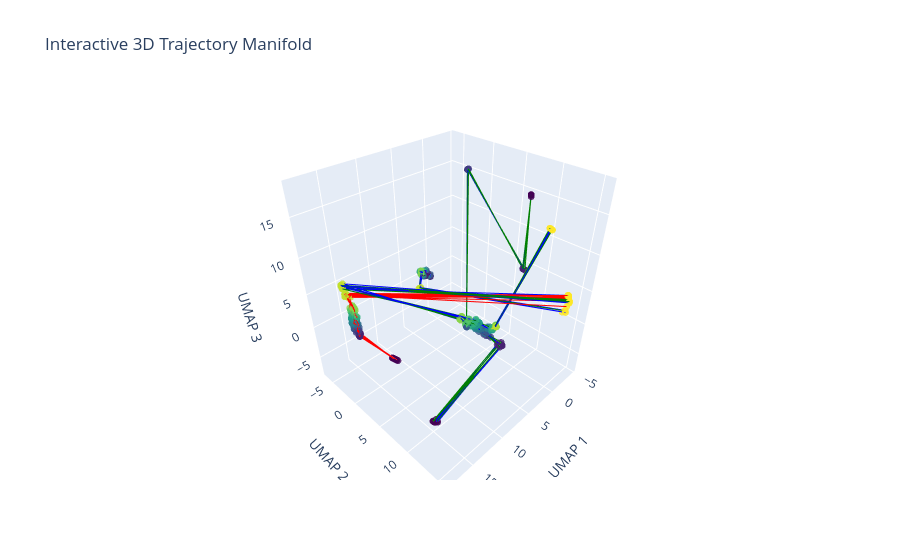

This figure's notebook cell:
### Markdown cell above
## Figure 2: 3D Trajectory Manifold
Visualizes trajectory evolution across layers for Animals, Objects (Vehicles), and Reasoning.

### Code cell
df_umap = pd.read_parquet('../results/projected/gpt2_umap.parquet')
groups_to_plot = ['animals', 'vehicles', 'reasoning']
df_filtered = df_umap[df_umap['group'].isin(groups_to_plot)].copy()
df_filtered['group'] = df_filtered['group'].replace({'vehicles': 'objects'})
color_map = {'animals': 'blue', 'objects': 'green', 'reasoning': 'red'}

# STATIC PLOT (Matplotlib)
fig = plt.figure(figsize=(10, 8))
ax = fig.add_subplot(111, projection='3d')

for group in color_map.keys():
    group_df = df_filtered[df_filtered['group'] == group]
    for prompt_id in group_df['prompt_id'].unique():
        traj = group_df[group_df['prompt_id'] == prompt_id].sort_values('layer')
        ax.plot(traj['x'], traj['y'], traj['z'], color=color_map[group], alpha=0.5, lw=1.5)
        ax.scatter(traj['x'], traj['y'], traj['z'], c=traj['layer'], cmap='viridis', s=20, alpha=0.8)

legend_elements = [lines.Line2D([0], [0], color=c, lw=2, label=g.capitalize()) for g, c in color_map.items()]
ax.legend(handles=legend_elements, loc='upper right')
ax.set_title("3D Trajectory Manifold (GPT-2)", fontsize=14, fontweight='bold')
ax.set_xlabel("UMAP 1")
ax.set_ylabel("UMAP 2")
ax.set_zlabel("UMAP 3")
plt.tight_layout()
plt.savefig('../figures/figure2_manifold.pdf', dpi=300, bbox_inches='tight')
plt.show()

# INTERACTIVE PLOT (Plotly)
fig_plotly = go.Figure()
for group in color_map.keys():
    group_df = df_filtered[df_filtered['group'] == group]
    for prompt_id in group_df['prompt_id'].unique():
        traj = group_df[group_df['prompt_id'] == prompt_id].sort_values('layer')
        fig_plotly.add_trace(go.Scatter3d(
            x=traj['x'], y=traj['y'], z=traj['z'],
            mode='lines+markers',
            line=dict(color=color_map[group], width=2),
            marker=dict(size=4, color=traj['layer'], colorscale='Viridis', opacity=0.8),
            name=f"{group} - {prompt_id}",
            showlegend=False
        ))
fig_plotly.update_layout(title="Interactive 3D Trajectory Manifold", scene=dict(xaxis_title='UMAP 1', yaxis_title='UMAP 2', zaxis_title='UMAP 3'))
fig_plotly.write_html('../figures/trajectory.html')
fig_plotly.show()

### Figure 1 — Plotly figure (JSON) as saved in the notebook; plotly's stock layout.template omitted (floating-point values rounded to 4 significant figures)
{"data": [{"line": {"color": "blue", "width": 2}, "marker": {"color": [1, 2, 3, 4, 5, 6, 7, 8, 9, 10, 11, 12], "colorscale": [[0, "#440154"], [0.1111, "#482878"], [0.2222, "#3e4989"], [0.3333, "#31688e"], [0.4444, "#26828e"], [0.5556, "#1f9e89"], [0.6667, "#35b779"], [0.7778, "#6ece58"], [0.8889, "#b5de2b"], [1, "#fde725"]], "opacity": 0.8, "size": 4}, "mode": "lines+markers", "name": "animals - animal_010", "showlegend": false, "type": "scatter3d", "x": [14.34, 8.352, 9.218, 9.701, 10.09, 10.35, 10.61, 10.95, 11.23, 11.41, 17.8, -3.002], "y": [9.793, 13.93, 12.01, 11.72, 11.58, 11.71, 11.57, 11.4, 11.16, 10.7, -0.4694, 14.7], "z": [-7.129, 3.648, 4.604, 5.108, 5.614, 5.96, 6.266, 6.357, 6.614, 7.019, 9.201, 4.016]}, {"line": {"color": "blue", "width": 2}, "marker": {"color": [1, 2, 3, 4, 5, 6, 7, 8, 9, 10, 11, 12], "colorscale": [[0, "#440154"], [0.1111, "#482878"], [0.2222, "#3e4989"], [0.3333, "#31688e"], [0.4444, "#26828e"], [0.5556, "#1f9e89"], [0.6667, "#35b779"], [0.7778, "#6ece58"], [0.8889, "#b5de2b"], [1, "#fde725"]], "opacity": 0.8, "size": 4}, "mode": "lines+markers", "name": "animals - animal_003", "showlegend": false, "type": "scatter3d", "x": [2.26, 2.269, 2.392, 2.379, 2.311, 2.319, 2.347, 2.171, 1.941, 1.862, 3.877, -0.9733], "y": [-5.512, -5.522, -5.756, -5.691, -5.638, -5.915, -5.967, -6.091, -6.172, -6.244, -4.513, 15.18], "z": [1.042, 1.233, 1.016, 1.277, 1.204, 1.158, 1.091, 1.089, 0.8135, 0.705, -0.2805, 3.708]}, {"line": {"color": "blue", "width": 2}, "marker": {"color": [1, 2, 3, 4, 5, 6, 7, 8, 9, 10, 11, 12], "colorscale": [[0, "#440154"], [0.1111, "#482878"], [0.2222, "#3e4989"], [0.3333, "#31688e"], [0.4444, "#26828e"], [0.5556, "#1f9e89"], [0.6667, "#35b779"], [0.7778, "#6ece58"], [0.8889, "#b5de2b"], [1, "#fde725"]], "opacity": 0.8, "size": 4}, "mode": "lines+markers", "name": "animals - animal_008", "showlegend": false, "type": "scatter3d", "x": [14.3, 8.404, 9.035, 9.213, 10.04, 10.3, 10.59, 11.08, 11.52, 11.72, 18.27, -2.716], "y": [9.705, 13.9, 12.42, 12.19, 12.3, 12.34, 12.02, 11.94, 11.6, 10.84, -0.06453, 14.96], "z": [-7.035, 3.691, 4.644, 5.047, 5.904, 6.085, 6.605, 6.794, 7.187, 7.638, 9.4, 4.085]}, {"line": {"color": "blue", "width": 2}, "marker": {"color": [1, 2, 3, 4, 5, 6, 7, 8, 9, 10, 11, 12], "colorscale": [[0, "#440154"], [0.1111, "#482878"], [0.2222, "#3e4989"], [0.3333, "#31688e"], [0.4444, "#26828e"], [0.5556, "#1f9e89"], [0.6667, "#35b779"], [0.7778, "#6ece58"], [0.8889, "#b5de2b"], [1, "#fde725"]], "opacity": 0.8, "size": 4}, "mode": "lines+markers", "name": "animals - animal_005", "showlegend": false, "type": "scatter3d", "x": [2.577, -1.626, -4.489, 3.739, -1.123, -1.101, -1.227, -1.474, -1.537, -1.351, -1.52, -1.75], "y": [11.56, 8.734, -3.52, 4.519, 3.846, 4.374, 4.887, 4.998, 5.222, 5.322, 5.149, 11.66], "z": [18.23, 6.411, 14.94, -2.023, -6.475, -5.753, -5.344, -4.755, -4.375, -4.36, -4.466, 12.93]}, {"line": {"color": "blue", "width": 2}, "marker": {"color": [1, 2, 3, 4, 5, 6, 7, 8, 9, 10, 11, 12], "colorscale": [[0, "#440154"], [0.1111, "#482878"], [0.2222, "#3e4989"], [0.3333, "#31688e"], [0.4444, "#26828e"], [0.5556, "#1f9e89"], [0.6667, "#35b779"], [0.7778, "#6ece58"], [0.8889, "#b5de2b"], [1, "#fde725"]], "opacity": 0.8, "size": 4}, "mode": "lines+markers", "name": "animals - animal_001", "showlegend": false, "type": "scatter3d", "x": [2.566, -1.614, -4.496, 3.829, -1.105, -1.008, -1.028, -1.153, -1.414, -1.461, -1.081, -1.803], "y": [11.55, 8.722, -3.514, 4.608, 3.775, 4.447, 4.567, 4.889, 5.14, 5.346, 5.519, 11.71], "z": [18.24, 6.423, 14.95, -1.934, -6.573, -5.69, -5.41, -5.127, -4.688, -4.468, -4.36, 12.88]}, {"line": {"color": "blue", "width": 2}, "marker": {"color": [1, 2, 3, 4, 5, 6, 7, 8, 9, 10, 11, 12], "colorscale": [[0, "#440154"], [0.1111, "#482878"], [0.2222, "#3e4989"], [0.3333, "#31688e"], [0.4444, "#26828e"], [0.5556, "#1f9e89"], [0.6667, "#35b779"], [0.7778, "#6ece58"], [0.8889, "#b5de2b"], [1, "#fde725"]], "opacity": 0.8, "size": 4}, "mode": "lines+markers", "name": "animals - animal_002", "showlegend": false, "type": "scatter3d", "x": [1.324, 1.189, 1.155, 1.154, 1.448, 1.407, 1.233, 1.302, 1.534, 1.584, 3.984, -1.039], "y": [-4.919, -5.029, -5.133, -5.096, -5.243, -5.514, -5.662, -5.851, -6.162, -6.205, -4.185, 15.57], "z": [0.3215, 0.2856, 0.1283, 0.4882, 0.3783, 0.3571, 0.413, 0.279, 0.4929, 0.5292, -0.01618, 3.825]}, {"line": {"color": "blue", "width": 2}, "marker": {"color": [1, 2, 3, 4, 5, 6, 7, 8, 9, 10, 11, 12], "colorscale": [[0, "#440154"], [0.1111, "#482878"], [0.2222, "#3e4989"], [0.3333, "#31688e"], [0.4444, "#26828e"], [0.5556, "#1f9e89"], [0.6667, "#35b779"], [0.7778, "#6ece58"], [0.8889, "#b5de2b"], [1, "#fde725"]], "opacity": 0.8, "size": 4}, "mode": "lines+markers", "name": "animals - animal_007", "showlegend": false, "type": "scatter3d", "x": [14.18, 8.632, 8.979, 9.349, 9.839, 9.727, 10.6, 10.69, 11.29, 11.56, 18.24, -3.633], "y": [9.577, 13.57, 12.42, 12.55, 12.57, 12.82, 12.3, 12.11, 11.76, 10.98, 0.0804, 14.23], "z": [-7.033, 3.992, 4.516, 5.447, 5.952, 6.225, 7.166, 7.528, 7.699, 7.751, 9.036, 4.227]}, {"line": {"color": "blue", "width": 2}, "marker": {"color": [1, 2, 3, 4, 5, 6, 7, 8, 9, 10, 11, 12], "colorscale": [[0, "#440154"], [0.1111, "#482878"], [0.2222, "#3e4989"], [0.3333, "#31688e"], [0.4444, "#26828e"], [0.5556, "#1f9e89"], [0.6667, "#35b779"], [0.7778, "#6ece58"], [0.8889, "#b5de2b"], [1, "#fde725"]], "opacity": 0.8, "size": 4}, "mode": "lines+markers", "name": "animals - animal_004", "showlegend": false, "type": "scatter3d", "x": [1.632, 1.649, 1.714, 1.78, 1.668, 1.806, 1.798, 1.739, 1.763, 1.746, 3.91, -1.16], "y": [-5.244, -5.271, -5.234, -5.379, -5.365, -5.582, -5.641, -5.964, -6.25, -6.397, -4.089, 15.43], "z": [0.9604, 1.012, 1.153, 1.162, 1.352, 1.209, 1.166, 0.9329, 0.8084, 0.7952, 0.06454, 3.976]}, {"line": {"color": "blue", "width": 2}, "marker": {"color": [1, 2, 3, 4, 5, 6, 7, 8, 9, 10, 11, 12], "colorscale": [[0, "#440154"], [0.1111, "#482878"], [0.2222, "#3e4989"], [0.3333, "#31688e"], [0.4444, "#26828e"], [0.5556, "#1f9e89"], [0.6667, "#35b779"], [0.7778, "#6ece58"], [0.8889, "#b5de2b"], [1, "#fde725"]], "opacity": 0.8, "size": 4}, "mode": "lines+markers", "name": "animals - animal_006", "showlegend": false, "type": "scatter3d", "x": [14.24, 8.607, 8.853, 9.189, 9.572, 9.717, 10.47, 10.75, 11.24, 11.6, 18.21, -2.959], "y": [9.718, 13.62, 12.71, 12.51, 12.86, 12.92, 12.33, 12.17, 11.55, 10.91, -0.1112, 14.79], "z": [-7.074, 3.787, 4.378, 5.145, 6.009, 6.263, 7.133, 7.44, 7.569, 7.703, 9.168, 3.891]}, {"line": {"color": "blue", "width": 2}, "marker": {"color": [1, 2, 3, 4, 5, 6, 7, 8, 9, 10, 11, 12], "colorscale": [[0, "#440154"], [0.1111, "#482878"], [0.2222, "#3e4989"], [0.3333, "#31688e"], [0.4444, "#26828e"], [0.5556, "#1f9e89"], [0.6667, "#35b779"], [0.7778, "#6ece58"], [0.8889, "#b5de2b"], [1, "#fde725"]], "opacity": 0.8, "size": 4}, "mode": "lines+markers", "name": "animals - animal_009", "showlegend": false, "type": "scatter3d", "x": [14.21, 8.393, 9.214, 9.419, 10.15, 10.32, 10.5, 10.89, 11.26, 11.55, 18.15, -2.754], "y": [9.899, 13.82, 12.24, 12.06, 11.92, 11.99, 11.9, 11.7, 11.31, 10.79, -0.1941, 14.93], "z": [-7.191, 3.761, 4.882, 4.998, 5.83, 6.179, 6.434, 6.743, 6.904, 7.292, 9.302, 3.942]}, {"line": {"color": "green", "width": 2}, "marker": {"color": [1, 2, 3, 4, 5, 6, 7, 8, 9, 10, 11, 12], "colorscale": [[0, "#440154"], [0.1111, "#482878"], [0.2222, "#3e4989"], [0.3333, "#31688e"], [0.4444, "#26828e"], [0.5556, "#1f9e89"], [0.6667, "#35b779"], [0.7778, "#6ece58"], [0.8889, "#b5de2b"], [1, "#fde725"]], "opacity": 0.8, "size": 4}, "mode": "lines+markers", "name": "objects - vehicle_009", "showlegend": false, "type": "scatter3d", "x": [14.59, 8.419, 9.067, 9.273, 9.987, 10.09, 10.54, 11.13, 11.66, 11.6, 18.2, -2.633], "y": [9.559, 13.8, 12.29, 12.19, 12.25, 12.24, 12.13, 11.89, 11.65, 10.86, -0.05931, 15.03], "z": [-7.057, 4.064, 4.742, 5.456, 5.933, 6.126, 6.661, 6.903, 7.213, 7.531, 9.314, 4.26]}, {"line": {"color": "green", "width": 2}, "marker": {"color": [1, 2, 3, 4, 5, 6, 7, 8, 9, 10, 11, 12], "colorscale": [[0, "#440154"], [0.1111, "#482878"], [0.2222, "#3e4989"], [0.3333, "#31688e"], [0.4444, "#26828e"], [0.5556, "#1f9e89"], [0.6667, "#35b779"], [0.7778, "#6ece58"], [0.8889, "#b5de2b"], [1, "#fde725"]], "opacity": 0.8, "size": 4}, "mode": "lines+markers", "name": "objects - vehicle_008", "showlegend": false, "type": "scatter3d", "x": [14.27, 8.359, 9.232, 9.078, 9.933, 10.25, 10.54, 10.97, 11.17, 11.59, 18.21, -2.723], "y": [9.882, 13.85, 12.22, 12.45, 12.23, 12.17, 11.83, 11.51, 11.16, 10.69, -0.06907, 14.92], "z": [-6.996, 3.735, 4.781, 5.035, 5.876, 6.222, 6.702, 6.95, 7.28, 7.364, 9.353, 4.057]}, {"line": {"color": "green", "width": 2}, "marker": {"color": [1, 2, 3, 4, 5, 6, 7, 8, 9, 10, 11, 12], "colorscale": [[0, "#440154"], [0.1111, "#482878"], [0.2222, "#3e4989"], [0.3333, "#31688e"], [0.4444, "#26828e"], [0.5556, "#1f9e89"], [0.6667, "#35b779"], [0.7778, "#6ece58"], [0.8889, "#b5de2b"], [1, "#fde725"]], "opacity": 0.8, "size": 4}, "mode": "lines+markers", "name": "objects - vehicle_006", "showlegend": false, "type": "scatter3d", "x": [14.29, 8.695, 8.96, 9.233, 9.425, 9.543, 10.45, 10.81, 11.28, 11.57, 18.22, -2.985], "y": [9.461, 13.87, 12.47, 12.49, 12.61, 12.96, 12.38, 12.2, 11.62, 10.97, 0.1558, 14.69], "z": [-7.344, 3.645, 4.548, 5.158, 6.074, 6.386, 7.115, 7.47, 7.445, 7.654, 9.043, 4.201]}, {"line": {"color": "green", "width": 2}, "marker": {"color": [1, 2, 3, 4, 5, 6, 7, 8, 9, 10, 11, 12], "colorscale": [[0, "#440154"], [0.1111, "#482878"], [0.2222, "#3e4989"], [0.3333, "#31688e"], [0.4444, "#26828e"], [0.5556, "#1f9e89"], [0.6667, "#35b779"], [0.7778, "#6ece58"], [0.8889, "#b5de2b"], [1, "#fde725"]], "opacity": 0.8, "size": 4}, "mode": "lines+markers", "name": "objects - vehicle_004", "showlegend": false, "type": "scatter3d", "x": [2.592, -1.643, -4.528, 3.936, -1.178, -1.241, -1.02, -1.082, -1.431, -1.441, -1.169, -1.678], "y": [11.57, 8.751, -3.482, 4.714, 3.722, 4.371, 4.542, 4.895, 5.074, 5.444, 5.5, 11.58], "z": [18.22, 6.394, 14.98, -1.827, -6.618, -5.802, -5.514, -4.925, -4.846, -4.534, -4.309, 13.01]}, {"line": {"color": "green", "width": 2}, "marker": {"color": [1, 2, 3, 4, 5, 6, 7, 8, 9, 10, 11, 12], "colorscale": [[0, "#440154"], [0.1111, "#482878"], [0.2222, "#3e4989"], [0.3333, "#31688e"], [0.4444, "#26828e"], [0.5556, "#1f9e89"], [0.6667, "#35b779"], [0.7778, "#6ece58"], [0.8889, "#b5de2b"], [1, "#fde725"]], "opacity": 0.8, "size": 4}, "mode": "lines+markers", "name": "objects - vehicle_002", "showlegend": false, "type": "scatter3d", "x": [1.986, 1.896, 2.129, 2.367, 2.183, 2.209, 2.127, 2.093, 1.954, 1.932, 4.02, -1.113], "y": [-5.236, -5.241, -5.393, -5.425, -5.49, -5.656, -5.724, -5.949, -6.144, -6.273, -4.156, 15.42], "z": [0.6171, 0.6999, 0.5257, 0.7117, 0.5467, 0.5818, 0.6389, 0.4641, 0.4873, 0.4266, 0.001188, 3.928]}, {"line": {"color": "green", "width": 2}, "marker": {"color": [1, 2, 3, 4, 5, 6, 7, 8, 9, 10, 11, 12], "colorscale": [[0, "#440154"], [0.1111, "#482878"], [0.2222, "#3e4989"], [0.3333, "#31688e"], [0.4444, "#26828e"], [0.5556, "#1f9e89"], [0.6667, "#35b779"], [0.7778, "#6ece58"], [0.8889, "#b5de2b"], [1, "#fde725"]], "opacity": 0.8, "size": 4}, "mode": "lines+markers", "name": "objects - vehicle_005", "showlegend": false, "type": "scatter3d", "x": [2.599, -1.552, -4.576, 3.888, -1.215, -1.061, -1.107, -0.9873, -1.298, -1.18, -1.167, -1.856], "y": [11.58, 8.66, -3.433, 4.666, 3.663, 4.147, 4.494, 4.639, 4.986, 5.071, 5.213, 11.76], "z": [18.21, 6.484, 15.03, -1.873, -6.681, -6.013, -5.597, -5.381, -5.002, -4.928, -4.764, 12.83]}, {"line": {"color": "green", "width": 2}, "marker": {"color": [1, 2, 3, 4, 5, 6, 7, 8, 9, 10, 11, 12], "colorscale": [[0, "#440154"], [0.1111, "#482878"], [0.2222, "#3e4989"], [0.3333, "#31688e"], [0.4444, "#26828e"], [0.5556, "#1f9e89"], [0.6667, "#35b779"], [0.7778, "#6ece58"], [0.8889, "#b5de2b"], [1, "#fde725"]], "opacity": 0.8, "size": 4}, "mode": "lines+markers", "name": "objects - vehicle_007", "showlegend": false, "type": "scatter3d", "x": [14.41, 8.547, 8.996, 9.284, 10.07, 10.32, 10.72, 11.09, 11.43, 11.68, 18.25, -3.032], "y": [9.618, 13.68, 12.18, 12.08, 12.06, 12.05, 11.85, 11.67, 11.48, 10.79, -0.08065, 14.7], "z": [-7.315, 3.887, 4.364, 5.175, 5.889, 6.071, 6.525, 6.761, 7.147, 7.334, 9.431, 4.042]}, {"line": {"color": "green", "width": 2}, "marker": {"color": [1, 2, 3, 4, 5, 6, 7, 8, 9, 10, 11, 12], "colorscale": [[0, "#440154"], [0.1111, "#482878"], [0.2222, "#3e4989"], [0.3333, "#31688e"], [0.4444, "#26828e"], [0.5556, "#1f9e89"], [0.6667, "#35b779"], [0.7778, "#6ece58"], [0.8889, "#b5de2b"], [1, "#fde725"]], "opacity": 0.8, "size": 4}, "mode": "lines+markers", "name": "objects - vehicle_010", "showlegend": false, "type": "scatter3d", "x": [14.6, 8.72, 9.085, 9.284, 10.1, 10.31, 10.54, 10.95, 11.39, 11.48, 18.06, -2.725], "y": [9.503, 13.51, 12.16, 12.06, 12.18, 12.18, 12.11, 12.12, 11.46, 10.85, -0.1268, 14.92], "z": [-7.032, 3.746, 4.64, 5.183, 6.015, 6.312, 6.614, 7.088, 7.261, 7.665, 9.073, 4.085]}, {"line": {"color": "green", "width": 2}, "marker": {"color": [1, 2, 3, 4, 5, 6, 7, 8, 9, 10, 11, 12], "colorscale": [[0, "#440154"], [0.1111, "#482878"], [0.2222, "#3e4989"], [0.3333, "#31688e"], [0.4444, "#26828e"], [0.5556, "#1f9e89"], [0.6667, "#35b779"], [0.7778, "#6ece58"], [0.8889, "#b5de2b"], [1, "#fde725"]], "opacity": 0.8, "size": 4}, "mode": "lines+markers", "name": "objects - vehicle_003", "showlegend": false, "type": "scatter3d", "x": [2.58, -1.768, -4.468, 3.817, -1.196, -1.154, -1.355, -1.377, -1.554, -1.296, -1.088, -1.675], "y": [11.56, 8.876, -3.541, 4.596, 3.697, 4.366, 4.864, 4.963, 5.176, 5.443, 5.503, 11.58], "z": [18.23, 6.269, 14.92, -1.946, -6.645, -5.765, -5.353, -4.969, -4.505, -4.289, -4.306, 13.01]}, {"line": {"color": "green", "width": 2}, "marker": {"color": [1, 2, 3, 4, 5, 6, 7, 8, 9, 10, 11, 12], "colorscale": [[0, "#440154"], [0.1111, "#482878"], [0.2222, "#3e4989"], [0.3333, "#31688e"], [0.4444, "#26828e"], [0.5556, "#1f9e89"], [0.6667, "#35b779"], [0.7778, "#6ece58"], [0.8889, "#b5de2b"], [1, "#fde725"]], "opacity": 0.8, "size": 4}, "mode": "lines+markers", "name": "objects - vehicle_001", "showlegend": false, "type": "scatter3d", "x": [2.692, -1.656, -4.472, 3.714, -1.05, -1.082, -1.079, -1.21, -1.523, -1.45, -1.146, -1.887], "y": [11.66, 8.764, -3.538, 4.505, 3.819, 4.292, 4.678, 4.918, 5.161, 5.373, 5.522, 11.79], "z": [18.12, 6.38, 14.92, -2.049, -6.529, -5.846, -5.376, -5.055, -4.71, -4.509, -4.298, 12.8]}, {"line": {"color": "red", "width": 2}, "marker": {"color": [1, 2, 3, 4, 5, 6, 7, 8, 9, 10, 11, 12], "colorscale": [[0, "#440154"], [0.1111, "#482878"], [0.2222, "#3e4989"], [0.3333, "#31688e"], [0.4444, "#26828e"], [0.5556, "#1f9e89"], [0.6667, "#35b779"], [0.7778, "#6ece58"], [0.8889, "#b5de2b"], [1, "#fde725"]], "opacity": 0.8, "size": 4}, "mode": "lines+markers", "name": "reasoning - reasoning_010", "showlegend": false, "type": "scatter3d", "x": [15.02, 18.26, 17.91, 18.25, 17.94, 17.83, 17.57, 17.55, 17.48, 17.54, 17.84, -3.684], "y": [3.524, 2.034, 1.706, 1.313, 0.967, 0.7767, 0.6353, 0.4317, 0.3352, 0.3288, -0.06479, 14.18], "z": [-0.7617, 3.956, 4.193, 4.338, 4.488, 4.772, 5.072, 5.49, 5.999, 6.508, 8.193, 4.201]}, {"line": {"color": "red", "width": 2}, "marker": {"color": [1, 2, 3, 4, 5, 6, 7, 8, 9, 10, 11, 12], "colorscale": [[0, "#440154"], [0.1111, "#482878"], [0.2222, "#3e4989"], [0.3333, "#31688e"], [0.4444, "#26828e"], [0.5556, "#1f9e89"], [0.6667, "#35b779"], [0.7778, "#6ece58"], [0.8889, "#b5de2b"], [1, "#fde725"]], "opacity": 0.8, "size": 4}, "mode": "lines+markers", "name": "reasoning - reasoning_008", "showlegend": false, "type": "scatter3d", "x": [14.86, 18.26, 18.2, 17.98, 18.03, 18.27, 17.91, 17.83, 17.72, 17.7, 17.68, -3.335], "y": [3.679, 2.064, 2.014, 1.593, 1.615, 1.4, 1.155, 0.9554, 0.7749, 0.797, 0.2039, 14.27], "z": [-0.9193, 3.89, 4.29, 4.641, 4.943, 5.182, 5.506, 5.768, 5.985, 6.478, 7.892, 4.402]}, {"line": {"color": "red", "width": 2}, "marker": {"color": [1, 2, 3, 4, 5, 6, 7, 8, 9, 10, 11, 12], "colorscale": [[0, "#440154"], [0.1111, "#482878"], [0.2222, "#3e4989"], [0.3333, "#31688e"], [0.4444, "#26828e"], [0.5556, "#1f9e89"], [0.6667, "#35b779"], [0.7778, "#6ece58"], [0.8889, "#b5de2b"], [1, "#fde725"]], "opacity": 0.8, "size": 4}, "mode": "lines+markers", "name": "reasoning - reasoning_009", "showlegend": false, "type": "scatter3d", "x": [15.05, 18.21, 18.03, 17.97, 17.97, 17.9, 18.03, 17.82, 17.8, 17.56, 18.02, -3.426], "y": [3.497, 2.159, 1.822, 1.833, 1.777, 1.447, 1.14, 1.199, 1.097, 0.8656, -0.01012, 14.45], "z": [-0.7366, 3.766, 4.353, 4.75, 5.11, 5.333, 5.434, 5.587, 5.719, 6.267, 8.192, 3.943]}, {"line": {"color": "red", "width": 2}, "marker": {"color": [1, 2, 3, 4, 5, 6, 7, 8, 9, 10, 11, 12], "colorscale": [[0, "#440154"], [0.1111, "#482878"], [0.2222, "#3e4989"], [0.3333, "#31688e"], [0.4444, "#26828e"], [0.5556, "#1f9e89"], [0.6667, "#35b779"], [0.7778, "#6ece58"], [0.8889, "#b5de2b"], [1, "#fde725"]], "opacity": 0.8, "size": 4}, "mode": "lines+markers", "name": "reasoning - reasoning_002", "showlegend": false, "type": "scatter3d", "x": [15.15, 18.08, 18.08, 18.05, 18.14, 18.11, 17.96, 17.72, 17.37, 17.49, 17.98, -3.533], "y": [3.405, 2.079, 1.631, 1.389, 1.042, 0.7786, 0.4488, 0.2788, 0.3221, 0.3041, -0.09473, 14.31], "z": [-0.6231, 4.094, 4.121, 4.562, 4.521, 4.673, 5.142, 5.631, 5.999, 6.582, 7.881, 3.962]}, {"line": {"color": "red", "width": 2}, "marker": {"color": [1, 2, 3, 4, 5, 6, 7, 8, 9, 10, 11, 12], "colorscale": [[0, "#440154"], [0.1111, "#482878"], [0.2222, "#3e4989"], [0.3333, "#31688e"], [0.4444, "#26828e"], [0.5556, "#1f9e89"], [0.6667, "#35b779"], [0.7778, "#6ece58"], [0.8889, "#b5de2b"], [1, "#fde725"]], "opacity": 0.8, "size": 4}, "mode": "lines+markers", "name": "reasoning - reasoning_005", "showlegend": false, "type": "scatter3d", "x": [15.13, 18.07, 18.21, 18.0, 18.11, 18.21, 18.06, 17.82, 17.79, 17.79, 17.58, -3.656], "y": [3.488, 2.13, 1.897, 1.573, 1.431, 1.298, 0.867, 0.5046, 0.2803, 0.211, 0.3084, 14.21], "z": [-0.6483, 4.052, 4.498, 4.811, 4.85, 4.966, 5.308, 5.611, 5.954, 6.358, 7.732, 4.016]}, {"line": {"color": "red", "width": 2}, "marker": {"color": [1, 2, 3, 4, 5, 6, 7, 8, 9, 10, 11, 12], "colorscale": [[0, "#440154"], [0.1111, "#482878"], [0.2222, "#3e4989"], [0.3333, "#31688e"], [0.4444, "#26828e"], [0.5556, "#1f9e89"], [0.6667, "#35b779"], [0.7778, "#6ece58"], [0.8889, "#b5de2b"], [1, "#fde725"]], "opacity": 0.8, "size": 4}, "mode": "lines+markers", "name": "reasoning - reasoning_007", "showlegend": false, "type": "scatter3d", "x": [14.79, 18.26, 18.24, 18.05, 17.99, 17.87, 17.78, 17.73, 17.77, 17.68, 17.9, -1.885], "y": [3.755, 2.056, 1.86, 1.703, 1.638, 1.356, 1.278, 1.361, 1.088, 0.9185, 0.06766, 15.15], "z": [-0.9866, 3.906, 4.342, 4.676, 4.981, 5.363, 5.548, 5.716, 5.881, 6.407, 8.071, 3.987]}, {"line": {"color": "red", "width": 2}, "marker": {"color": [1, 2, 3, 4, 5, 6, 7, 8, 9, 10, 11, 12], "colorscale": [[0, "#440154"], [0.1111, "#482878"], [0.2222, "#3e4989"], [0.3333, "#31688e"], [0.4444, "#26828e"], [0.5556, "#1f9e89"], [0.6667, "#35b779"], [0.7778, "#6ece58"], [0.8889, "#b5de2b"], [1, "#fde725"]], "opacity": 0.8, "size": 4}, "mode": "lines+markers", "name": "reasoning - reasoning_003", "showlegend": false, "type": "scatter3d", "x": [14.93, 18.05, 18.01, 17.9, 18.0, 18.15, 17.76, 17.67, 17.5, 17.51, 17.94, -3.706], "y": [3.613, 1.93, 1.687, 1.349, 0.8996, 0.8201, 0.3387, 0.3719, 0.3207, 0.5194, -0.06914, 14.16], "z": [-0.8526, 3.775, 4.015, 4.334, 4.381, 4.837, 5.255, 5.655, 6.102, 6.512, 8.146, 4.085]}, {"line": {"color": "red", "width": 2}, "marker": {"color": [1, 2, 3, 4, 5, 6, 7, 8, 9, 10, 11, 12], "colorscale": [[0, "#440154"], [0.1111, "#482878"], [0.2222, "#3e4989"], [0.3333, "#31688e"], [0.4444, "#26828e"], [0.5556, "#1f9e89"], [0.6667, "#35b779"], [0.7778, "#6ece58"], [0.8889, "#b5de2b"], [1, "#fde725"]], "opacity": 0.8, "size": 4}, "mode": "lines+markers", "name": "reasoning - reasoning_006", "showlegend": false, "type": "scatter3d", "x": [14.71, 18.22, 18.15, 18.25, 18.12, 17.97, 17.95, 17.72, 17.7, 17.63, 17.9, -3.634], "y": [3.837, 2.017, 1.631, 1.221, 1.009, 0.5856, 0.4574, 0.3324, 0.1322, 0.3857, 0.0162, 14.23], "z": [-1.074, 3.924, 4.146, 4.278, 4.486, 4.917, 5.196, 5.639, 6.007, 6.486, 8.061, 3.979]}, {"line": {"color": "red", "width": 2}, "marker": {"color": [1, 2, 3, 4, 5, 6, 7, 8, 9, 10, 11, 12], "colorscale": [[0, "#440154"], [0.1111, "#482878"], [0.2222, "#3e4989"], [0.3333, "#31688e"], [0.4444, "#26828e"], [0.5556, "#1f9e89"], [0.6667, "#35b779"], [0.7778, "#6ece58"], [0.8889, "#b5de2b"], [1, "#fde725"]], "opacity": 0.8, "size": 4}, "mode": "lines+markers", "name": "reasoning - reasoning_004", "showlegend": false, "type": "scatter3d", "x": [15.08, 18.26, 17.97, 18.07, 18.0, 18.05, 17.65, 17.65, 17.61, 17.44, 17.79, -3.642], "y": [3.468, 2.062, 1.56, 1.186, 0.7595, 0.6693, 0.5719, 0.4424, 0.3804, 0.5779, 0.1331, 14.24], "z": [-0.7078, 3.853, 4.057, 4.167, 4.539, 4.766, 5.101, 5.472, 5.859, 6.313, 7.739, 3.998]}, {"line": {"color": "red", "width": 2}, "marker": {"color": [1, 2, 3, 4, 5, 6, 7, 8, 9, 10, 11, 12], "colorscale": [[0, "#440154"], [0.1111, "#482878"], [0.2222, "#3e4989"], [0.3333, "#31688e"], [0.4444, "#26828e"], [0.5556, "#1f9e89"], [0.6667, "#35b779"], [0.7778, "#6ece58"], [0.8889, "#b5de2b"], [1, "#fde725"]], "opacity": 0.8, "size": 4}, "mode": "lines+markers", "name": "reasoning - reasoning_001", "showlegend": false, "type": "scatter3d", "x": [14.85, 18.24, 18.25, 18.07, 17.99, 18.03, 17.83, 17.73, 17.51, 17.51, 17.99, -3.054], "y": [3.689, 2.162, 1.557, 1.11, 0.6941, 0.5777, 0.395, 0.3039, 0.1876, 0.5444, -0.1056, 14.62], "z": [-0.9298, 3.766, 4.01, 4.298, 4.49, 4.638, 5.225, 5.535, 5.796, 6.393, 7.804, 3.882]}], "layout": {"scene": {"xaxis": {"title": {"text": "UMAP 1"}}, "yaxis": {"title": {"text": "UMAP 2"}}, "zaxis": {"title": {"text": "UMAP 3"}}}, "title": {"text": "Interactive 3D Trajectory Manifold"}}}
